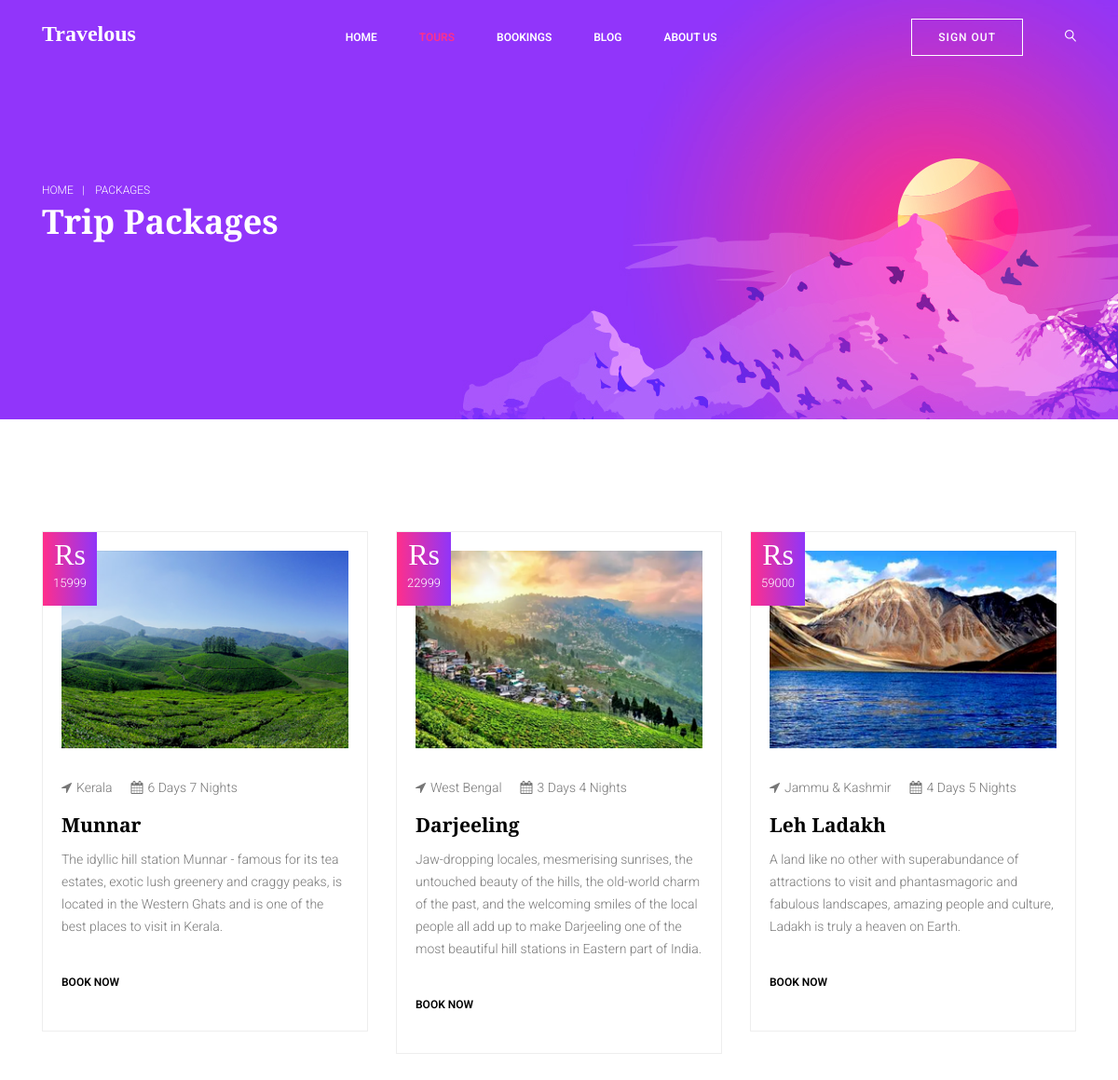
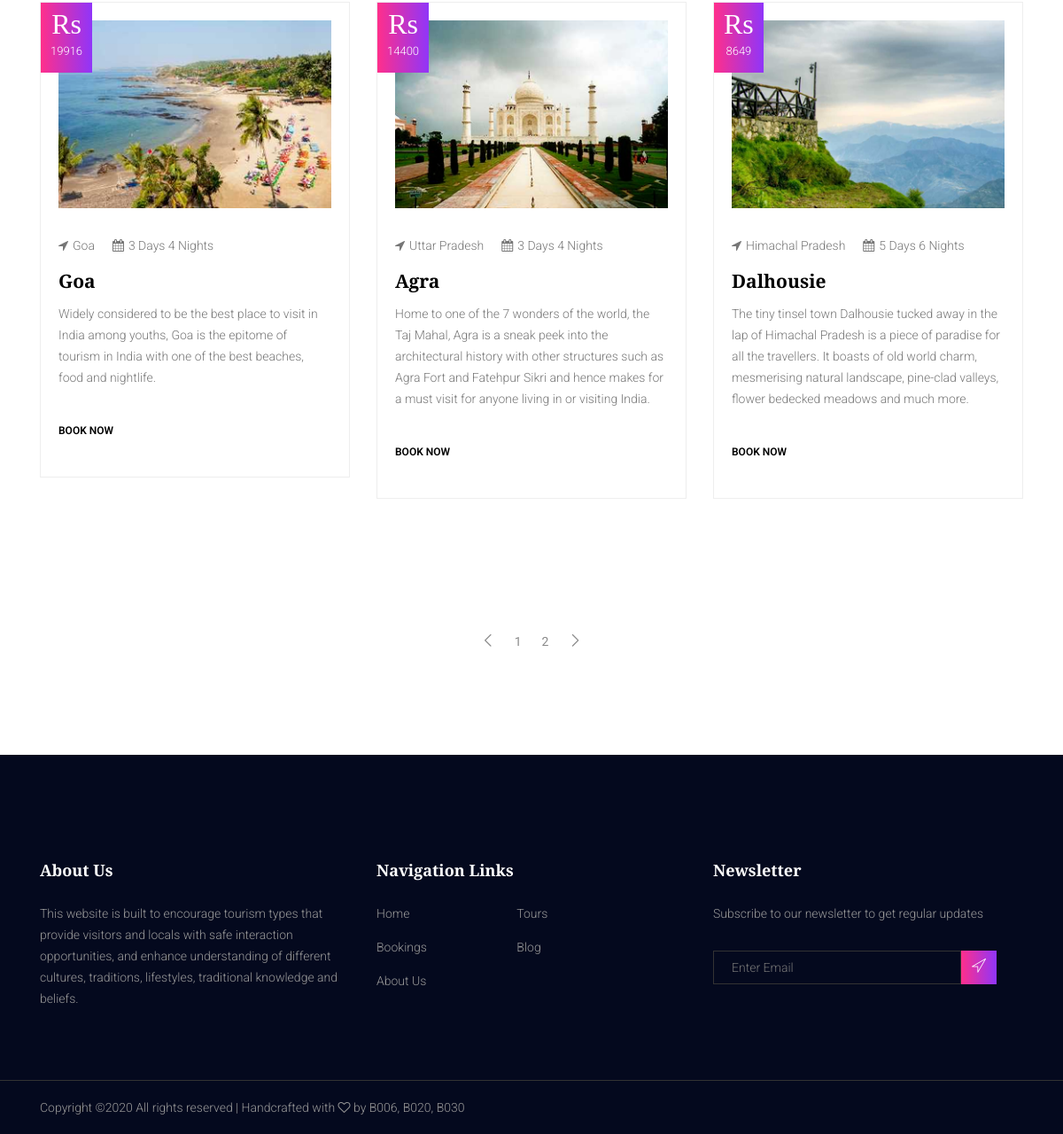
Page /tours on the committed database (2 pictures, top to bottom).
### fwtproject/models.py (models this page shows, shortened)
class Tours(models.Model):
    tour_id = models.AutoField
    destination = models.CharField(max_length=50)
    dn = models.CharField(max_length=20)
    image = models.ImageField(upload_to='img/tours', default="")
    sdesc = models.CharField(max_length=300)
    state = models.CharField(max_length=20)
    about = models.TextField(max_length=10000)
    price = models.IntegerField(max_length=7)
    category = models.CharField(max_length=20)

### fwtproject/views.py (the view)
# urls.py: path('tours', views.packages, name='tours'),
def packages(request):
    tours = Tours.objects.all()
    nPages = tours.count()//6 + 1
    paginator = Paginator(tours, 6)
    page=request.GET.get('page')
    tours = paginator.get_page(page)
    print(tours)
    n = len(tours)
    print(tours[0].destination)
    nCards = n // 4 + ceil((n / 4) - (n // 4))
    print(tours[0].image)
    params = {'tours': tours, 'no_of_slides': nCards, 'nPages': range(nPages)}
    return render(request, "packages.html", params)

### fwtproject/templates/packages.html
{% extends 'base.html' %}
{% load static %}
	{% block body %}
	<section class="banner_area ">
		<div class="banner_inner overlay d-flex align-items-center">
			<div class="container">
				<div class="banner_content">
					<div class="page_link">
						<a href="index.html">Home</a>
						<a href="packages.html">Packages</a>
					</div>
					<h2>Trip Packages</h2>
				</div>
			</div>
		</div>
	</section>
<section class="package-area section_gap_top">
	<div class="container">
	<div class="row">
{% for i in tours %}
				<div class="col-lg-4 col-md-6">
					<div class="single-package">
						<div class="thumb">
							<img class="img-fluid" src="/static/{{i.image}}" alt="">
						</div>
						<p class="date"><span>Rs</span> <br>{{i.price}}</p>
						<div class="meta-top d-flex">
							<p><span class="fa fa-location-arrow"></span>{{i.state}}</p>
							<p class="ml-20"><span class="fa fa-calendar"></span>{{i.dn}}</p>
						</div>
						<h4>{{i.destination}}</h4>
						<p>
							{{i.sdesc}}
						</p>
						<a href="/tours/{{i.id}}" class="primary-btn">Book Now</a>
					</div>
				</div>
{% if forloop.counter|divisibleby:"3"  and forloop.counter > 0 and not forloop.last%}
	</div>
	<div class="row">
{% endif %}
{% endfor %}
	</div>
</div>
</section>
<nav class="blog-pagination justify-content-center d-flex">
                            <ul class="pagination">
                                <li class="page-item">
                                    <a href="#" class="page-link" aria-label="Previous">
                                        <span aria-hidden="true">
                                            <span class="lnr lnr-chevron-left"></span>
                                        </span>
                                    </a>
                                </li>
								{% for i in nPages %}
                                <li class="page-item"><a href="tours?page={{forloop.counter}}" class="page-link">{{forloop.counter}}</a></li>
								{% endfor %}
                                <li class="page-item">
                                    <a href="#" class="page-link" aria-label="Next">
                                        <span aria-hidden="true">
                                            <span class="lnr lnr-chevron-right"></span>
                                        </span>
                                    </a>
                                </li>
                            </ul>
                        </nav>
{% endblock %}

### fwtproject/templates/base.html (shortened to what this page needs)
{% load static %}
<!doctype html>
<html lang="en">
<head>
	<link rel="stylesheet" href="{% static 'css/bootstrap.css' %}">
	<link rel="stylesheet" href="{% static 'vendors/linericon/style.css' %}">
	<link rel="stylesheet" href="{% static 'css/styles.css' %}">
	<link rel="stylesheet" href="{% static 'css/font-awesome.min.css' %}">
	<link rel="stylesheet" href="{% static 'css/magnific-popup.css' %}">
	<link rel="stylesheet" href="{% static 'vendors/owl-carousel/owl.carousel.min.css' %}">
	<link rel="stylesheet" href="{% static 'vendors/nice-select/css/nice-select.css' %}">
	<link rel="stylesheet" href="{% static 'css/style.css' %}">
</head>
<body>
	<header class="header_area">
		<div class="main_menu">
			<nav class="navbar navbar-expand-lg navbar-light">
				<div class="container">
					<a class="navbar-brand logo_h" href="index.html"><h3 style="font-family: iceberg; color: #fff">Travelous</h3></a>
					<div class="collapse navbar-collapse offset" id="navbarSupportedContent">
						<ul class="nav navbar-nav menu_nav ml-auto">
							<li class="nav-item {% if request.get_full_path == '/index' %}active{% endif %}"><a class="nav-link" href="{% url 'index' %}">Home</a></li>
							<li class="nav-item {% if request.get_full_path == '/tours' %}active{% endif %}"><a class="nav-link" href="{% url 'tours' %}">Tours</a></li>
							<li class="nav-item {% if request.get_full_path == '/orders' %}active{% endif %}"><a class="nav-link" href="{% url 'orders' %}">Bookings</a></li>
							<li class="nav-item {% if request.get_full_path == '/blog' %}active{% endif %}"><a class="nav-link" href="{% url 'blog' %}">Blog</a></li>
							<li class="nav-item {% if request.get_full_path == '/aboutus' %}active{% endif %}"><a class="nav-link" href="{% url 'aboutus' %}">About Us</a></li>
						</ul>
						<ul class="nav navbar-nav ml-auto">
							<li class="nav-item">
								<a href="{% url 'signout' %}" class="primary-btn">Sign Out</a>
							</li>
							<li class="nav-item">
								<button type="button" class="search nav-link">
									<i class="lnr lnr-magnifier" id="search"></i>
								</button>
							</li>
						</ul>
					</div>
				</div>
			</nav>
		</div>
	</header>
	{% block body %}    {% endblock %}
	<footer class="footer-area">
		<div class="footer_top section_gap_top">
			<div class="container">
				<div class="row">
					<div class="col-lg-4 col-md-6 col-sm-6">
						<div class="single-footer-widget">
							<h5 class="footer_title">About Us</h5>
							<p class="about-text">This website is built to encourage tourism types that provide visitors and locals with safe interaction opportunities, and enhance understanding of different cultures, traditions, lifestyles, traditional knowledge and beliefs.</p>
						</div>
					</div>
					<div class="col-lg-4 col-md-6 col-sm-6">
						<div class="single-footer-widget">
							<h5 class="footer_title">Navigation Links</h5>
							<div class="row">
								<div class="col-5">
									<ul class="list">
										<li><a href="#">Home</a></li>
										<li><a href="#">Bookings</a></li>
										<li><a href="#">About Us</a></li>
									</ul>
								</div>
								<div class="col-5">
									<ul class="list">
										<li><a href="#">Tours</a></li>
										<li><a href="#">Blog</a></li>
									</ul>
								</div>
							</div>
						</div>
					</div>
					<div class="col-lg-4 col-md-6 col-sm-6">
						<div class="single-footer-widget">
							<h5>Newsletter</h5>
							<p>Subscribe to our newsletter to get regular updates</p>
							<div class="footer-newsletter" id="mc_embed_signup">
								<form target="_blank" novalidate="true" action="https://spondonit.us12.list-manage.com/subscribe/post?u=1462626880ade1ac87bd9c93a&amp;id=92a4423d01"
								 method="get" class="form-inline">
									<div class="d-flex flex-row">
										<input class="form-control" name="EMAIL" placeholder="Enter Email" onfocus="this.placeholder = ''" onblur="this.placeholder = 'Enter Email '"
										 required="" type="email">
										<button class="click-btn btn btn-default"><span class="lnr lnr-location" aria-hidden="true"></span></button>
									</div>
								</form>
							</div>
						</div>
					</div>
				</div>
			</div>
		</div>
		<div class="copyright">
			<div class="container">
				<div class="row">
					<div class="col-lg-6 col-md-12">
						<p>
Copyright &copy;<script>document.write(new Date().getFullYear());</script> All rights reserved | Handcrafted with <i class="fa fa-heart-o" aria-hidden="true"></i> by B006, B020, B030
</p>
					</div>
				</div>
			</div>
		</div>
	</footer>
</body>
</html>

### rows in the picture
Tours: image (picture), price "15999", state "Kerala", dn "6 Days 7 Nights", destination "Munnar", sdesc "The idyllic hill station Munnar - famous for its tea estates, exotic lush greenery and craggy peaks, is located in the Western Ghats and is one of the best places to visit in Kerala."
Tours: image (picture), price "22999", state "West Bengal", dn "3 Days 4 Nights", destination "Darjeeling", sdesc "Jaw-dropping locales, mesmerising sunrises, the untouched beauty of the hills, the old-world charm of the past, and the welcoming smiles of the local people all add up to make Darjeeling one of the most beautiful hill stations in Eastern part of India."
Tours: image (picture), price "59000", state "Jammu & Kashmir", dn "4 Days 5 Nights", destination "Leh Ladakh", sdesc "A land like no other with superabundance of attractions to visit and phantasmagoric and fabulous landscapes, amazing people and culture, Ladakh is truly a heaven on Earth."
Tours: image (picture), price "19916", state "Goa", dn "3 Days 4 Nights", destination "Goa", sdesc "Widely considered to be the best place to visit in India among youths, Goa is the epitome of tourism in India with one of the best beaches, food and nightlife."
Tours: image (picture), price "14400", state "Uttar Pradesh", dn "3 Days 4 Nights", destination "Agra", sdesc "Home to one of the 7 wonders of the world, the Taj Mahal, Agra is a sneak peek into the architectural history with other structures such as Agra Fort and Fatehpur Sikri and hence makes for a must visit for anyone living in or visiting India."
Tours: image (picture), price "8649", state "Himachal Pradesh", dn "5 Days 6 Nights", destination "Dalhousie", sdesc "The tiny tinsel town Dalhousie tucked away in the lap of Himachal Pradesh is a piece of paradise for all the travellers. It boasts of old world charm, mesmerising natural landscape, pine-clad valleys, flower bedecked meadows and much more."
